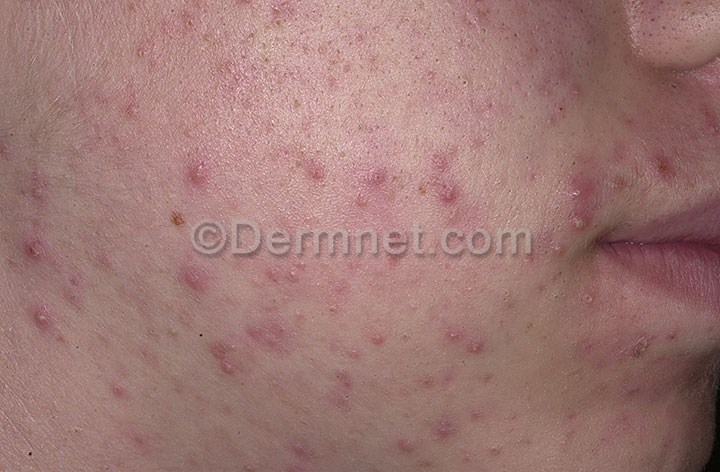
#> input picture dataset/Acne/07Acne081101.jpeg, 720 x 472 px
$ python -i train_model.py   (imports and definitions only)
#> lines starting #> are read from the running program, lines starting #| are printed output that depends on the picture
#!/usr/bin/env python3
"""
Train a skin disease classifier from your dataset
Run this first: python3 train_model.py
"""

import numpy as np
from PIL import Image
import os
import pickle
from sklearn.ensemble import RandomForestClassifier
from sklearn.preprocessing import LabelEncoder
from sklearn.model_selection import train_test_split
from sklearn.metrics import classification_report, accuracy_score
import sys


def extract_detailed_features(image_path):
    """
    Extract comprehensive features from a skin image
    """
#> called with image_path = 'dataset/Acne/07Acne081101.jpeg'
    try:
        img = Image.open(image_path).convert('RGB')
#> img is the input picture: PIL image 720x472 RGB; mean R, G, B 158.4, 120.5, 116.7
        img_resized = img.resize((128, 128))
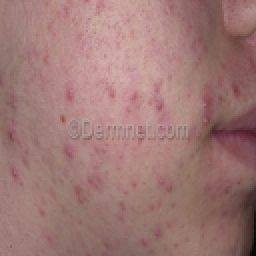
#> img_resized: PIL image 128x128 RGB (shown 2 times larger); mean R, G, B 158.4, 120.5, 116.7
        img_array = np.array(img_resized) / 255.0

        r_channel = img_array[:, :, 0]
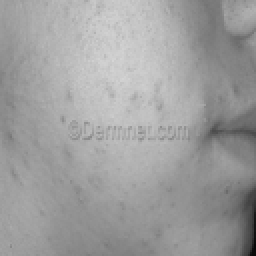
#> r_channel: shape (128, 128) float64 (shown 2 times larger); min 0.0314, max 0.835, mean 0.621
        g_channel = img_array[:, :, 1]
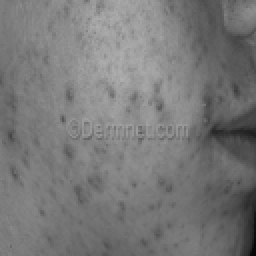
#> g_channel: shape (128, 128) float64 (shown 2 times larger); min 0.0235, max 0.686, mean 0.473
        b_channel = img_array[:, :, 2]

        features = []

        # Color features
        features.append(np.mean(r_channel))
        features.append(np.mean(g_channel))
        features.append(np.mean(b_channel))
        features.append(np.std(r_channel))
        features.append(np.std(g_channel))
        features.append(np.std(b_channel))

        # Redness (r - g)
        redness = np.mean(r_channel - g_channel)
#> redness = 0.149
        features.append(max(0, redness))

        # Brightness
        brightness = (np.mean(r_channel) + np.mean(g_channel) +
                      np.mean(b_channel)) / 3
#> brightness = 0.517
        features.append(brightness)

        # Color variation
        features.append(np.std(img_array))

        # Saturation
        max_rgb = np.maximum(np.maximum(r_channel, g_channel), b_channel)
        min_rgb = np.minimum(np.minimum(r_channel, g_channel), b_channel)
        saturation = np.mean((max_rgb - min_rgb) / (max_rgb + 0.001))
#> saturation = 0.271
        features.append(saturation)

        # Texture features (edge detection)
        gray = np.mean(img_array, axis=2)
        h_edges = np.abs(np.diff(gray, axis=1))
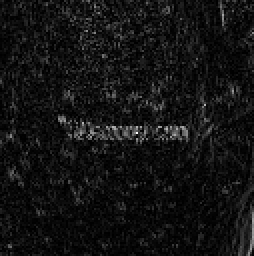
#> h_edges: shape (128, 127) float64 (shown 2 times larger); min 0, max 0.19, mean 0.0143; drawn with min black and max white
        v_edges = np.abs(np.diff(gray, axis=0))
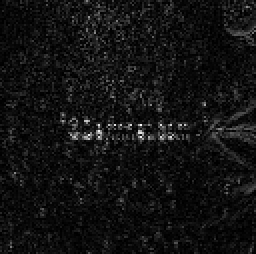
#> v_edges: shape (127, 128) float64 (shown 2 times larger); min 0, max 0.161, mean 0.0117; drawn with min black and max white

        if h_edges.size > 0:
            features.append(np.mean(h_edges))
        else:
            features.append(0)

        if v_edges.size > 0:
            features.append(np.mean(v_edges))
        else:
            features.append(0)

        total_edges = (np.mean(h_edges) if h_edges.size > 0 else 0) + \
                      (np.mean(v_edges) if v_edges.size > 0 else 0)
#> total_edges = 0.0261
        features.append(total_edges / 2)

        # Asymmetry (split into quadrants)
        h, w = gray.shape
#> h = 128; w = 128
        if h >= 2 and w >= 2:
            q1 = gray[:h//2, :w//2].mean()
#> q1 = 0.588
            q2 = gray[:h//2, w//2:].mean()
#> q2 = 0.517
            q3 = gray[h//2:, :w//2].mean()
#> q3 = 0.512
            q4 = gray[h//2:, w//2:].mean()
#> q4 = 0.451

            asymmetry_h = abs(q1 - q2) / (q1 + q2 + 0.001)
#> asymmetry_h = 0.0639
            asymmetry_v = abs(q3 - q4) / (q3 + q4 + 0.001)
#> asymmetry_v = 0.0634
            features.append(asymmetry_h)
            features.append(asymmetry_v)
            features.append((asymmetry_h + asymmetry_v) / 2)
        else:
            features.extend([0, 0, 0])

        # Color histograms
        hist_r, _ = np.histogram(r_channel, bins=10, range=(0, 1))
#> hist_r = [27, 12, 108, 195, 989, 5787, 5502, 3500, 264, 0]
        hist_g, _ = np.histogram(g_channel, bins=10, range=(0, 1))
#> hist_g = [30, 146, 495, 2305, 7281, 4801, 1326, 0, 0, 0]
        hist_b, _ = np.histogram(b_channel, bins=10, range=(0, 1))
#> hist_b = [31, 144, 501, 3149, 7460, 4077, 1022, 0, 0, 0]

        features.extend(hist_r / len(r_channel.flatten()))
        features.extend(hist_g / len(g_channel.flatten()))
        features.extend(hist_b / len(b_channel.flatten()))

        # Texture uniformity
        features.append(np.std(gray))
        features.append(np.mean(gray) - np.std(gray))

        return features

    except Exception as e:
        print(f"Error processing {image_path}: {e}")
        return None


# [133 lines left out: functions load_dataset, train_model, save_model, main, not called in this run]


# [2 lines not run here, left out]

>>> result = extract_detailed_features('dataset/Acne/07Acne081101.jpeg')
#> result = 48 values, max 0.621 at index 0, min 0 at index 25, mean 0.138

$ run again, on dataset/Basal Cell Carcinoma/2518363.jpg
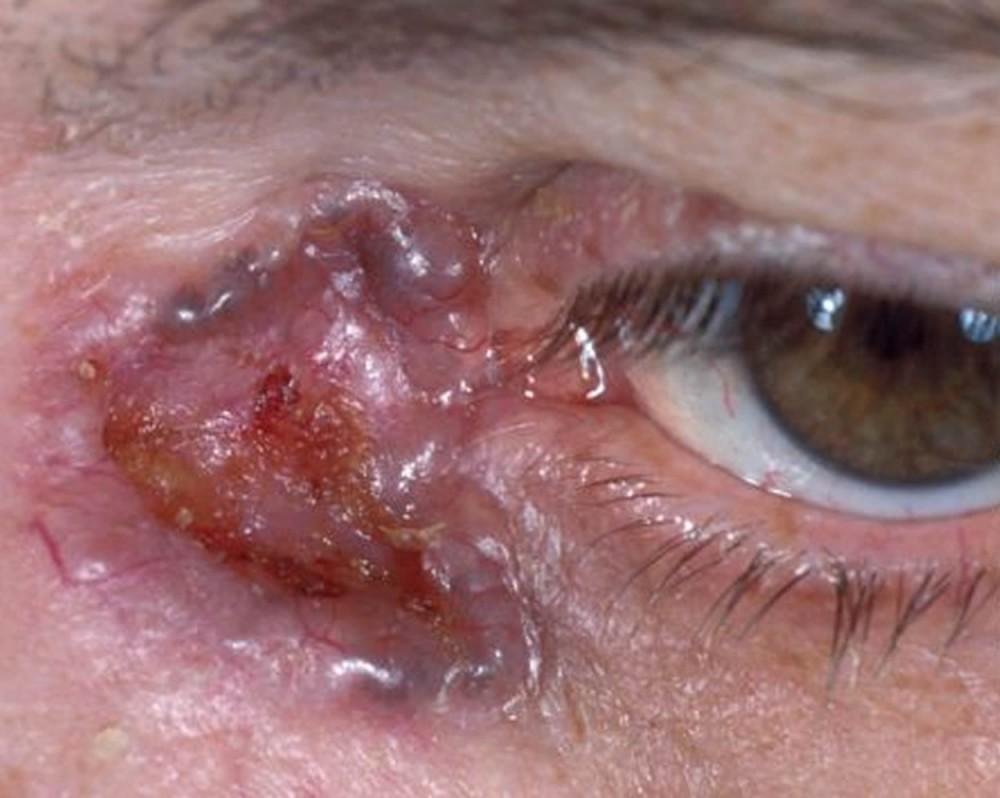
#> input picture dataset/Basal Cell Carcinoma/2518363.jpg, 1000 x 798 px
#> in extract_detailed_features, img is the input picture: PIL image 1000x798 RGB; mean R, G, B 152.4, 110.8, 112.8
#> in extract_detailed_features, `g_channel = img_array[:, :, 1]`:
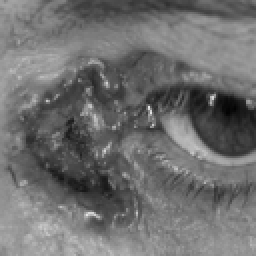
#> g_channel: shape (128, 128) float64 (shown 2 times larger); min 0.0118, max 0.898, mean 0.434
#> redness = 0.163
#> brightness = 0.491
#> saturation = 0.299
#> in extract_detailed_features, `v_edges = np.abs(np.diff(gray, axis=0))`:
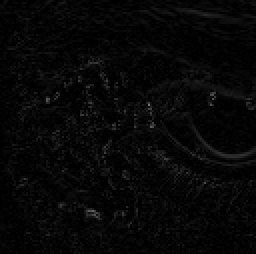
#> v_edges: shape (127, 128) float64 (shown 2 times larger); min 0, max 0.465, mean 0.0293
#> total_edges = 0.0563
#> q1 = 0.504
#> q2 = 0.433
#> q3 = 0.513
#> q4 = 0.516
#> asymmetry_h = 0.0756
#> asymmetry_v = 0.00299
#> hist_r = [28, 160, 563, 973, 1839, 3970, 4611, 3466, 764, 10]
#> hist_g = [125, 655, 2378, 3272, 3816, 4615, 1384, 126, 13, 0]
#> hist_b = [127, 899, 1860, 3063, 4054, 4359, 1668, 321, 30, 3]
#> result = 48 values, max 0.598 at index 0, min 0 at index 35, mean 0.14

$ run again, on dataset/Eczema/03Eczema0915.jpeg
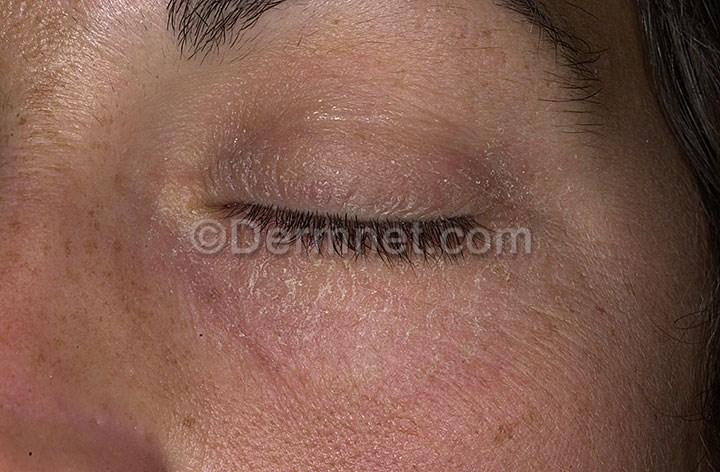
#> input picture dataset/Eczema/03Eczema0915.jpeg, 720 x 472 px
#> in extract_detailed_features, img is the input picture: PIL image 720x472 RGB; mean R, G, B 131.3, 93.2, 79.7
#> in extract_detailed_features, `b_channel = img_array[:, :, 2]`:
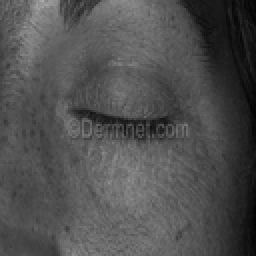
#> b_channel: shape (128, 128) float64 (shown 2 times larger); min 0.0118, max 0.675, mean 0.312
#> redness = 0.15
#> brightness = 0.398
#> saturation = 0.401
#> in extract_detailed_features, `v_edges = np.abs(np.diff(gray, axis=0))`:
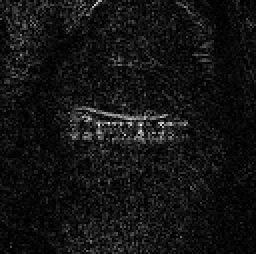
#> v_edges: shape (127, 128) float64 (shown 2 times larger); min 0, max 0.218, mean 0.0171; drawn with min black and max white
#> total_edges = 0.0373
#> q1 = 0.451
#> q2 = 0.311
#> q3 = 0.451
#> q4 = 0.378
#> asymmetry_h = 0.182
#> asymmetry_v = 0.0881
#> hist_r = [302, 792, 1213, 927, 1963, 5788, 4568, 830, 1, 0]
#> hist_g = [612, 1556, 1384, 5423, 6054, 1313, 42, 0, 0, 0]
#> hist_b = [1181, 1463, 3336, 6817, 3307, 268, 12, 0, 0, 0]
#> result = 48 values, max 0.515 at index 0, min 0 at index 25, mean 0.136
